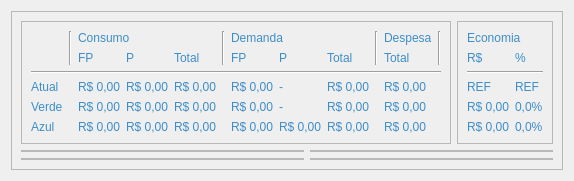
            <widget class="QWidget" name="page_2_Graficos">
             <property name="styleSheet">
              <string notr="true">QLabel {
    qproperty-alignment: AlignCenter;
	color: #3d8ec9;
	font: 77 14px &quot;Verdana&quot;;
}

QDoubleSpinBox
{
    selection-background-color: #302F2F;
    background-color: #201F1F;
    border-style: solid;
    border: 1px solid #3A3939;
    border-radius: 2px;
    padding: 2px;
	color: silver;
}

QComboBox
{
    selection-background-color: #302F2F;
    background-color: #201F1F;
    border-style: solid;
    border: 1px solid #3A3939;
    border-radius: 2px;
    padding: 2px;
	color: silver;
}</string>
             </property>
             <layout class="QVBoxLayout" name="verticalLayout_15">
              <item>
               <widget class="QFrame" name="frame_19">
                <property name="sizePolicy">
                 <sizepolicy hsizetype="Preferred" vsizetype="Expanding">
                  <horstretch>0</horstretch>
                  <verstretch>0</verstretch>
                 </sizepolicy>
                </property>
                <property name="frameShape">
                 <enum>QFrame::StyledPanel</enum>
                </property>
                <property name="frameShadow">
                 <enum>QFrame::Raised</enum>
                </property>
                <layout class="QGridLayout" name="gridLayout_6">
                 <item row="0" column="0" colspan="3">
                  <widget class="QFrame" name="frame_18">
                   <property name="frameShape">
                    <enum>QFrame::StyledPanel</enum>
                   </property>
                   <property name="frameShadow">
                    <enum>QFrame::Raised</enum>
                   </property>
                   <layout class="QGridLayout" name="gridLayout_4">
                    <item row="2" column="0" colspan="12">
                     <widget class="Line" name="line">
                      <property name="orientation">
                       <enum>Qt::Horizontal</enum>
                      </property>
                     </widget>
                    </item>
                    <item row="5" column="0">
                     <widget class="QLabel" name="label_35">
                      <property name="text">
                       <string>Azul</string>
                      </property>
                     </widget>
                    </item>
                    <item row="3" column="2">
                     <widget class="QLabel" name="label_121">
                      <property name="text">
                       <string>R$ 0,00</string>
                      </property>
                     </widget>
                    </item>
                    <item row="5" column="3">
                     <widget class="QLabel" name="label_54">
                      <property name="text">
                       <string>R$ 0,00</string>
                      </property>
                     </widget>
                    </item>
                    <item row="3" column="3">
                     <widget class="QLabel" name="label_57">
                      <property name="text">
                       <string>R$ 0,00</string>
                      </property>
                     </widget>
                    </item>
                    <item row="4" column="7">
                     <widget class="QLabel" name="label_124">
                      <property name="text">
                       <string>-</string>
                      </property>
                     </widget>
                    </item>
                    <item row="1" column="8">
                     <widget class="QLabel" name="label_129">
                      <property name="text">
                       <string>Total</string>
                      </property>
                     </widget>
                    </item>
                    <item row="1" column="2">
                     <widget class="QLabel" name="label_39">
                      <property name="text">
                       <string>FP</string>
                      </property>
                     </widget>
                    </item>
                    <item row="1" column="6">
                     <widget class="QLabel" name="label_52">
                      <property name="text">
                       <string>FP</string>
                      </property>
                     </widget>
                    </item>
                    <item row="3" column="4">
                     <widget class="QLabel" name="label_62">
                      <property name="text">
                       <string>R$ 0,00</string>
                      </property>
                     </widget>
                    </item>
                    <item row="4" column="3">
                     <widget class="QLabel" name="label_55">
                      <property name="text">
                       <string>R$ 0,00</string>
                      </property>
                     </widget>
                    </item>
                    <item row="0" column="10">
                     <widget class="QLabel" name="label_134">
                      <property name="text">
                       <string>Despesa</string>
                      </property>
                     </widget>
                    </item>
                    <item row="4" column="6">
                     <widget class="QLabel" name="label_123">
                      <property name="text">
                       <string>R$ 0,00</string>
                      </property>
                     </widget>
                    </item>
                    <item row="4" column="10">
                     <widget class="QLabel" name="label_138">
                      <property name="text">
                       <string>R$ 0,00</string>
                      </property>
                     </widget>
                    </item>
                    <item row="0" column="2" colspan="3">
                     <widget class="QLabel" name="label_50">
                      <property name="text">
                       <string>Consumo</string>
                      </property>
                     </widget>
                    </item>
                    <item row="3" column="7">
                     <widget class="QLabel" name="label_125">
                      <property name="text">
                       <string>-</string>
                      </property>
                     </widget>
                    </item>
                    <item row="4" column="4">
                     <widget class="QLabel" name="label_118">
                      <property name="text">
                       <string>R$ 0,00</string>
                      </property>
                     </widget>
                    </item>
                    <item row="5" column="4">
                     <widget class="QLabel" name="label_119">
                      <property name="text">
                       <string>R$ 0,00</string>
                      </property>
                     </widget>
                    </item>
                    <item row="3" column="8">
                     <widget class="QLabel" name="label_127">
                      <property name="text">
                       <string>R$ 0,00</string>
                      </property>
                     </widget>
                    </item>
                    <item row="5" column="10">
                     <widget class="QLabel" name="label_136">
                      <property name="text">
                       <string>R$ 0,00</string>
                      </property>
                     </widget>
                    </item>
                    <item row="0" column="1" rowspan="2">
                     <widget class="Line" name="line_2">
                      <property name="orientation">
                       <enum>Qt::Vertical</enum>
                      </property>
                     </widget>
                    </item>
                    <item row="3" column="10">
                     <widget class="QLabel" name="label_137">
                      <property name="text">
                       <string>R$ 0,00</string>
                      </property>
                     </widget>
                    </item>
                    <item row="4" column="8">
                     <widget class="QLabel" name="label_133">
                      <property name="text">
                       <string>R$ 0,00</string>
                      </property>
                     </widget>
                    </item>
                    <item row="1" column="4">
                     <widget class="QLabel" name="label_49">
                      <property name="text">
                       <string>Total</string>
                      </property>
                     </widget>
                    </item>
                    <item row="1" column="7">
                     <widget class="QLabel" name="label_126">
                      <property name="text">
                       <string>P</string>
                      </property>
                     </widget>
                    </item>
                    <item row="4" column="2">
                     <widget class="QLabel" name="label_120">
                      <property name="text">
                       <string>R$ 0,00</string>
                      </property>
                     </widget>
                    </item>
                    <item row="4" column="0">
                     <widget class="QLabel" name="label_32">
                      <property name="text">
                       <string>Verde</string>
                      </property>
                     </widget>
                    </item>
                    <item row="5" column="6">
                     <widget class="QLabel" name="label_130">
                      <property name="text">
                       <string>R$ 0,00</string>
                      </property>
                     </widget>
                    </item>
                    <item row="0" column="9" rowspan="2">
                     <widget class="Line" name="line_4">
                      <property name="orientation">
                       <enum>Qt::Vertical</enum>
                      </property>
                     </widget>
                    </item>
                    <item row="1" column="3">
                     <widget class="QLabel" name="label_43">
                      <property name="text">
                       <string>P</string>
                      </property>
                     </widget>
                    </item>
                    <item row="1" column="10">
                     <widget class="QLabel" name="label_135">
                      <property name="text">
                       <string>Total</string>
                      </property>
                     </widget>
                    </item>
                    <item row="3" column="0">
                     <widget class="QLabel" name="label_31">
                      <property name="text">
                       <string>Atual</string>
                      </property>
                     </widget>
                    </item>
                    <item row="3" column="6">
                     <widget class="QLabel" name="label_132">
                      <property name="text">
                       <string>R$ 0,00</string>
                      </property>
                     </widget>
                    </item>
                    <item row="0" column="5" rowspan="2">
                     <widget class="Line" name="line_3">
                      <property name="sizePolicy">
                       <sizepolicy hsizetype="Fixed" vsizetype="Minimum">
                        <horstretch>0</horstretch>
                        <verstretch>0</verstretch>
                       </sizepolicy>
                      </property>
                      <property name="orientation">
                       <enum>Qt::Vertical</enum>
                      </property>
                     </widget>
                    </item>
                    <item row="5" column="7">
                     <widget class="QLabel" name="label_131">
                      <property name="text">
                       <string>R$ 0,00</string>
                      </property>
                     </widget>
                    </item>
                    <item row="0" column="6" colspan="3">
                     <widget class="QLabel" name="label_53">
                      <property name="text">
                       <string>Demanda</string>
                      </property>
                     </widget>
                    </item>
                    <item row="5" column="8">
                     <widget class="QLabel" name="label_128">
                      <property name="text">
                       <string>R$ 0,00</string>
                      </property>
                     </widget>
                    </item>
                    <item row="5" column="2">
                     <widget class="QLabel" name="label_122">
                      <property name="text">
                       <string>R$ 0,00</string>
                      </property>
                     </widget>
                    </item>
                    <item row="0" column="11" rowspan="2">
                     <widget class="Line" name="line_5">
                      <property name="orientation">
                       <enum>Qt::Vertical</enum>
                      </property>
                     </widget>
                    </item>
                   </layout>
                  </widget>
                 </item>
                 <item row="2" column="2" colspan="2">
                  <widget class="QFrame" name="frame_17">
                   <property name="sizePolicy">
                    <sizepolicy hsizetype="Preferred" vsizetype="Expanding">
                     <horstretch>0</horstretch>
                     <verstretch>0</verstretch>
                    </sizepolicy>
                   </property>
                   <property name="frameShape">
                    <enum>QFrame::StyledPanel</enum>
                   </property>
                   <property name="frameShadow">
                    <enum>QFrame::Raised</enum>
                   </property>
                   <layout class="QVBoxLayout" name="verticalLayout_16">
                    <property name="leftMargin">
                     <number>0</number>
                    </property>
                    <property name="topMargin">
                     <number>0</number>
                    </property>
                    <property name="rightMargin">
                     <number>0</number>
                    </property>
                    <property name="bottomMargin">
                     <number>0</number>
                    </property>
                    <item>
                     <layout class="QVBoxLayout" name="verticalLayout_13">
                      <property name="spacing">
                       <number>9</number>
                      </property>
                     </layout>
                    </item>
                   </layout>
                  </widget>
                 </item>
                 <item row="2" column="0" colspan="2">
                  <widget class="QFrame" name="frame_12">
                   <property name="sizePolicy">
                    <sizepolicy hsizetype="Preferred" vsizetype="Expanding">
                     <horstretch>0</horstretch>
                     <verstretch>0</verstretch>
                    </sizepolicy>
                   </property>
                   <property name="frameShape">
                    <enum>QFrame::StyledPanel</enum>
                   </property>
                   <property name="frameShadow">
                    <enum>QFrame::Raised</enum>
                   </property>
                   <layout class="QVBoxLayout" name="verticalLayout_14">
                    <property name="leftMargin">
                     <number>0</number>
                    </property>
                    <property name="topMargin">
                     <number>0</number>
                    </property>
                    <property name="rightMargin">
                     <number>0</number>
                    </property>
                    <property name="bottomMargin">
                     <number>0</number>
                    </property>
                    <item>
                     <layout class="QVBoxLayout" name="verticalLayout_11">
                      <property name="spacing">
                       <number>9</number>
                      </property>
                     </layout>
                    </item>
                   </layout>
                  </widget>
                 </item>
                 <item row="1" column="2" colspan="2">
                  <widget class="QFrame" name="frame_28">
                   <property name="sizePolicy">
                    <sizepolicy hsizetype="Preferred" vsizetype="Expanding">
                     <horstretch>0</horstretch>
                     <verstretch>0</verstretch>
                    </sizepolicy>
                   </property>
                   <property name="frameShape">
                    <enum>QFrame::StyledPanel</enum>
                   </property>
                   <property name="frameShadow">
                    <enum>QFrame::Raised</enum>
                   </property>
                   <layout class="QVBoxLayout" name="verticalLayout_22">
                    <property name="leftMargin">
                     <number>0</number>
                    </property>
                    <property name="topMargin">
                     <number>0</number>
                    </property>
                    <property name="rightMargin">
                     <number>0</number>
                    </property>
                    <property name="bottomMargin">
                     <number>0</number>
                    </property>
                    <item>
                     <layout class="QVBoxLayout" name="verticalLayout_12">
                      <property name="spacing">
                       <number>9</number>
                      </property>
                     </layout>
                    </item>
                   </layout>
                  </widget>
                 </item>
                 <item row="1" column="0" colspan="2">
                  <widget class="QFrame" name="frame_20">
                   <property name="sizePolicy">
                    <sizepolicy hsizetype="Preferred" vsizetype="Expanding">
                     <horstretch>0</horstretch>
                     <verstretch>0</verstretch>
                    </sizepolicy>
                   </property>
                   <property name="frameShape">
                    <enum>QFrame::StyledPanel</enum>
                   </property>
                   <property name="frameShadow">
                    <enum>QFrame::Raised</enum>
                   </property>
                   <layout class="QVBoxLayout" name="verticalLayout_21">
                    <property name="leftMargin">
                     <number>0</number>
                    </property>
                    <property name="topMargin">
                     <number>0</number>
                    </property>
                    <property name="rightMargin">
                     <number>0</number>
                    </property>
                    <property name="bottomMargin">
                     <number>0</number>
                    </property>
                    <item>
                     <layout class="QVBoxLayout" name="verticalLayout_8">
                      <property name="spacing">
                       <number>9</number>
                      </property>
                     </layout>
                    </item>
                   </layout>
                  </widget>
                 </item>
                 <item row="0" column="3">
                  <widget class="QFrame" name="frame_23">
                   <property name="frameShape">
                    <enum>QFrame::StyledPanel</enum>
                   </property>
                   <property name="frameShadow">
                    <enum>QFrame::Raised</enum>
                   </property>
                   <layout class="QGridLayout" name="gridLayout_5">
                    <item row="0" column="0" colspan="2">
                     <widget class="QLabel" name="label_139">
                      <property name="text">
                       <string>Economia</string>
                      </property>
                     </widget>
                    </item>
                    <item row="1" column="0">
                     <widget class="QLabel" name="label_140">
                      <property name="text">
                       <string>R$</string>
                      </property>
                     </widget>
                    </item>
                    <item row="1" column="1">
                     <widget class="QLabel" name="label_141">
                      <property name="text">
                       <string>%</string>
                      </property>
                     </widget>
                    </item>
                    <item row="2" column="0" colspan="2">
                     <widget class="Line" name="line_6">
                      <property name="orientation">
                       <enum>Qt::Horizontal</enum>
                      </property>
                     </widget>
                    </item>
                    <item row="3" column="0">
                     <widget class="QLabel" name="label_142">
                      <property name="text">
                       <string>REF</string>
                      </property>
                     </widget>
                    </item>
                    <item row="3" column="1">
                     <widget class="QLabel" name="label_143">
                      <property name="text">
                       <string>REF</string>
                      </property>
                     </widget>
                    </item>
                    <item row="4" column="0">
                     <widget class="QLabel" name="label_144">
                      <property name="text">
                       <string>R$ 0,00</string>
                      </property>
                     </widget>
                    </item>
                    <item row="4" column="1">
                     <widget class="QLabel" name="label_146">
                      <property name="text">
                       <string>0,0%</string>
                      </property>
                     </widget>
                    </item>
                    <item row="5" column="0">
                     <widget class="QLabel" name="label_145">
                      <property name="text">
                       <string>R$ 0,00</string>
                      </property>
                     </widget>
                    </item>
                    <item row="5" column="1">
                     <widget class="QLabel" name="label_147">
                      <property name="text">
                       <string>0,0%</string>
                      </property>
                     </widget>
                    </item>
                   </layout>
                  </widget>
                 </item>
                </layout>
               </widget>
              </item>
             </layout>
            </widget>
